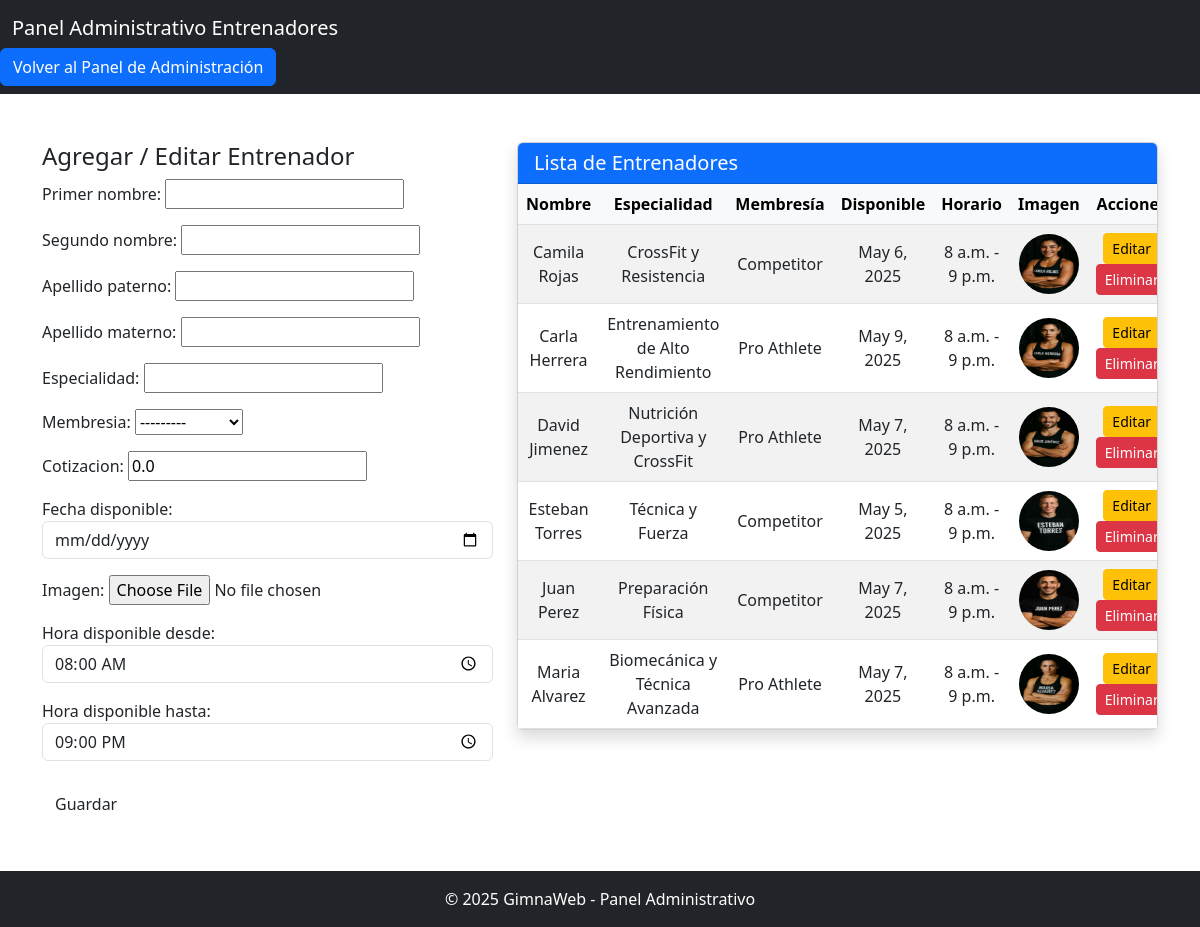
/entrenadores/, run on the app's committed database.
### main_app/models.py (models this page shows, shortened)
class Entrenador(models.Model):
    MEMBRESIA_CHOICES = [
        ('Competitor', 'Competitor'),
        ('Pro Athlete', 'Pro Athlete'),
    ]
    primer_nombre = models.CharField(max_length=50)
    segundo_nombre = models.CharField(max_length=50, blank=True, null=True)
    apellido_paterno = models.CharField(max_length=50)
    apellido_materno = models.CharField(max_length=50)
    especialidad = models.CharField(max_length=100)
    membresia = models.CharField(max_length=20, choices=MEMBRESIA_CHOICES)
    cotizacion = models.DecimalField(max_digits=10, decimal_places=0, default=0.00)
    fecha_disponible = models.DateField()
    imagen = models.ImageField(upload_to='entrenadores/', null=True, blank=True)
    hora_disponible_desde = models.TimeField(default='08:00')
    hora_disponible_hasta = models.TimeField(default='21:00')

### main_app/views.py (the view)
# urls.py: path('entrenadores/', views.lista_entrenadores, name='lista_entrenadores'),
def lista_entrenadores(request):
    entrenadores = Entrenador.objects.all().order_by('primer_nombre')
    if request.method == 'POST':
        if 'id' in request.POST:
            entrenador = get_object_or_404(Entrenador, pk=request.POST['id'])
            form = EntrenadorForm(request.POST, request.FILES, instance=entrenador)
        else:
            form = EntrenadorForm(request.POST, request.FILES)
        if form.is_valid():
            form.save()
            return redirect('lista_entrenadores')
    else:
        form = EntrenadorForm()
    context = {
        'form': form,
        'entrenadores': entrenadores
    }
    return render(request, 'main_app/admin_panel_entrenadores.html', context)

### main_app/forms.py
class EntrenadorForm(forms.ModelForm):
    class Meta:
        model = Entrenador
        fields = '__all__'
        widgets = {
            'fecha_disponible': forms.DateInput(attrs={'type': 'date', 'class': 'form-control'}),
            'hora_disponible_desde': forms.TimeInput(attrs={'type': 'time', 'class': 'form-control'}),
            'hora_disponible_hasta': forms.TimeInput(attrs={'type': 'time', 'class': 'form-control'}),
        }

### main_app/templates/main_app/admin_panel_entrenadores.html (shortened to what this page needs)
{% load static %}
<!DOCTYPE html>
<html lang="es">
<head>
    <link href="https://cdn.jsdelivr.net/npm/bootstrap@5.3.0/dist/css/bootstrap.min.css" rel="stylesheet">
    <link rel="stylesheet" href="{% static 'css/style_admin.css' %}">
</head>
<body class="registro-body">
<nav class="navbar navbar-dark bg-dark">
    <div class="container-fluid">
        <a class="navbar-brand" href="#">Panel Administrativo Entrenadores</a>
    </div>
    <a href="{% url 'menu_admin' %}">
        <button type="button" class="btn btn-primary">Volver al Panel de Administración</button>
    </a>
</nav>
<main class="flex-grow-1">
<div class="container mt-5">
    <div class="row justify-content-center">
        <div class="col-md-5">
            <div class="registro-card">
                <h4 class="registro-title">Agregar / Editar Entrenador</h4>
                <form method="post" enctype="multipart/form-data">
                    {{ form.as_p }}
                    <button type="submit" class="btn btn-registro mt-2">Guardar</button>
                </form>
            </div>
        </div>
        <div class="col-md-7">
            <div class="card shadow">
                <div class="card-header bg-primary text-white">
                    <h5 class="mb-0">Lista de Entrenadores</h5>
                </div>
                <div class="card-body p-0">
                    <div class="table-responsive">
                        <table class="table table-striped mb-0 align-middle text-center">
                            <thead class="table-light">
                                <tr>
                                    <th>Nombre</th>
                                    <th>Especialidad</th>
                                    <th>Membresía</th>
                                    <th>Disponible</th>
                                    <th>Horario</th>
                                    <th>Imagen</th>
                                    <th>Acciones</th>
                                </tr>
                            </thead>
                            <tbody>
                                {% for entrenador in entrenadores %}
                                <tr>
                                    <td>{{ entrenador.primer_nombre }} {{ entrenador.apellido_paterno }}</td>
                                    <td>{{ entrenador.especialidad }}</td>
                                    <td>{{ entrenador.membresia }}</td>
                                    <td>{{ entrenador.fecha_disponible }}</td>
                                    <td>{{ entrenador.hora_disponible_desde }} - {{ entrenador.hora_disponible_hasta }}</td>
                                    <td>
                                        {% if entrenador.imagen %}
                                            <img src="{{ entrenador.imagen.url }}" alt="Imagen" width="60" height="60" class="rounded-circle">
                                        {% else %}
                                            <span class="text-muted">Sin imagen</span>
                                        {% endif %}
                                    </td>
                                    <td>
                                        <a href="{% url 'editar_entrenador' entrenador.id %}" class="btn btn-sm btn-warning">Editar</a>
                                        <a href="{% url 'eliminar_entrenador' entrenador.id %}" class="btn btn-sm btn-danger"
                                           onclick="return confirm('¿Estás seguro de eliminar este entrenador?')">Eliminar</a>
                                    </td>
                                </tr>
                                {% empty %}
                                <tr>
                                    <td colspan="7" class="text-center">No hay entrenadores registrados.</td>
                                </tr>
                                {% endfor %}
                            </tbody>
                        </table>
                    </div>
                </div>
            </div>
        </div>
    </div>
</div>
</main>
<footer class="mt-5 text-center text-white bg-dark py-3">
    &copy; 2025 GimnaWeb - Panel Administrativo
</footer>
</body>
</html>

### main_app/static/css/style_admin.css (style rules this page uses)
html, body { height: 100%; margin: 0; display: flex; flex-direction: column; }
main { flex: 1; }

### data on the page
Entrenador: primer_nombre "Camila", apellido_paterno "Rojas", especialidad "CrossFit y Resistencia", membresia "Competitor", fecha_disponible "May 6, 2025", hora_disponible_desde "8 a.m.", hora_disponible_hasta "9 p.m.", imagen (picture)
Entrenador: primer_nombre "Carla", apellido_paterno "Herrera", especialidad "Entrenamiento de Alto Rendimiento", membresia "Pro Athlete", fecha_disponible "May 9, 2025", hora_disponible_desde "8 a.m.", hora_disponible_hasta "9 p.m.", imagen (picture)
Entrenador: primer_nombre "David", apellido_paterno "Jimenez", especialidad "Nutrición Deportiva y CrossFit", membresia "Pro Athlete", fecha_disponible "May 7, 2025", hora_disponible_desde "8 a.m.", hora_disponible_hasta "9 p.m.", imagen (picture)
Entrenador: primer_nombre "Esteban", apellido_paterno "Torres", especialidad "Técnica y Fuerza", membresia "Competitor", fecha_disponible "May 5, 2025", hora_disponible_desde "8 a.m.", hora_disponible_hasta "9 p.m.", imagen (picture)
Entrenador: primer_nombre "Juan", apellido_paterno "Perez", especialidad "Preparación Física", membresia "Competitor", fecha_disponible "May 7, 2025", hora_disponible_desde "8 a.m.", hora_disponible_hasta "9 p.m.", imagen (picture)
Entrenador: primer_nombre "Maria", apellido_paterno "Alvarez", especialidad "Biomecánica y Técnica Avanzada", membresia "Pro Athlete", fecha_disponible "May 7, 2025", hora_disponible_desde "8 a.m.", hora_disponible_hasta "9 p.m.", imagen (picture)
